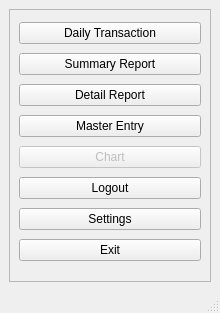
<?xml version="1.0" encoding="UTF-8"?>
<ui version="4.0">
 <class>frmStartUpNew</class>
 <widget class="QMainWindow" name="frmStartUpNew">
  <property name="geometry">
   <rect>
    <x>0</x>
    <y>0</y>
    <width>220</width>
    <height>313</height>
   </rect>
  </property>
  <property name="windowTitle">
   <string>MainWindow</string>
  </property>
  <widget class="QWidget" name="centralwidget">
   <layout class="QVBoxLayout" name="verticalLayout">
    <item>
     <widget class="QScrollArea" name="scrlArea">
      <property name="verticalScrollBarPolicy">
       <enum>Qt::ScrollBarAlwaysOff</enum>
      </property>
      <property name="horizontalScrollBarPolicy">
       <enum>Qt::ScrollBarAlwaysOff</enum>
      </property>
      <property name="widgetResizable">
       <bool>true</bool>
      </property>
      <widget class="QWidget" name="scrollAreaWidgetContents_3">
       <property name="geometry">
        <rect>
         <x>0</x>
         <y>0</y>
         <width>200</width>
         <height>252</height>
        </rect>
       </property>
       <layout class="QVBoxLayout" name="verticalLayout_6">
        <item>
         <widget class="QPushButton" name="cmdEntry_2">
          <property name="text">
           <string>Daily Transaction</string>
          </property>
         </widget>
        </item>
        <item>
         <widget class="QPushButton" name="cmdSummaryReport_2">
          <property name="text">
           <string>Summary Report</string>
          </property>
         </widget>
        </item>
        <item>
         <widget class="QPushButton" name="cmdDetailReport_2">
          <property name="text">
           <string>Detail Report</string>
          </property>
         </widget>
        </item>
        <item>
         <widget class="QPushButton" name="cmdMasterEntry">
          <property name="text">
           <string>Master Entry</string>
          </property>
         </widget>
        </item>
        <item>
         <widget class="QPushButton" name="cmdChart">
          <property name="enabled">
           <bool>false</bool>
          </property>
          <property name="text">
           <string>Chart</string>
          </property>
         </widget>
        </item>
        <item>
         <widget class="QPushButton" name="cmdLogout">
          <property name="text">
           <string>Logout</string>
          </property>
         </widget>
        </item>
        <item>
         <widget class="QPushButton" name="cmdSettings">
          <property name="text">
           <string>Settings</string>
          </property>
         </widget>
        </item>
        <item>
         <widget class="QPushButton" name="cmdExit">
          <property name="text">
           <string>Exit</string>
          </property>
         </widget>
        </item>
       </layout>
      </widget>
     </widget>
    </item>
   </layout>
  </widget>
  <widget class="QMenuBar" name="menubar">
   <property name="geometry">
    <rect>
     <x>0</x>
     <y>0</y>
     <width>220</width>
     <height>21</height>
    </rect>
   </property>
  </widget>
  <widget class="QStatusBar" name="statusbar"/>
 </widget>
 <resources/>
 <connections/>
</ui>
